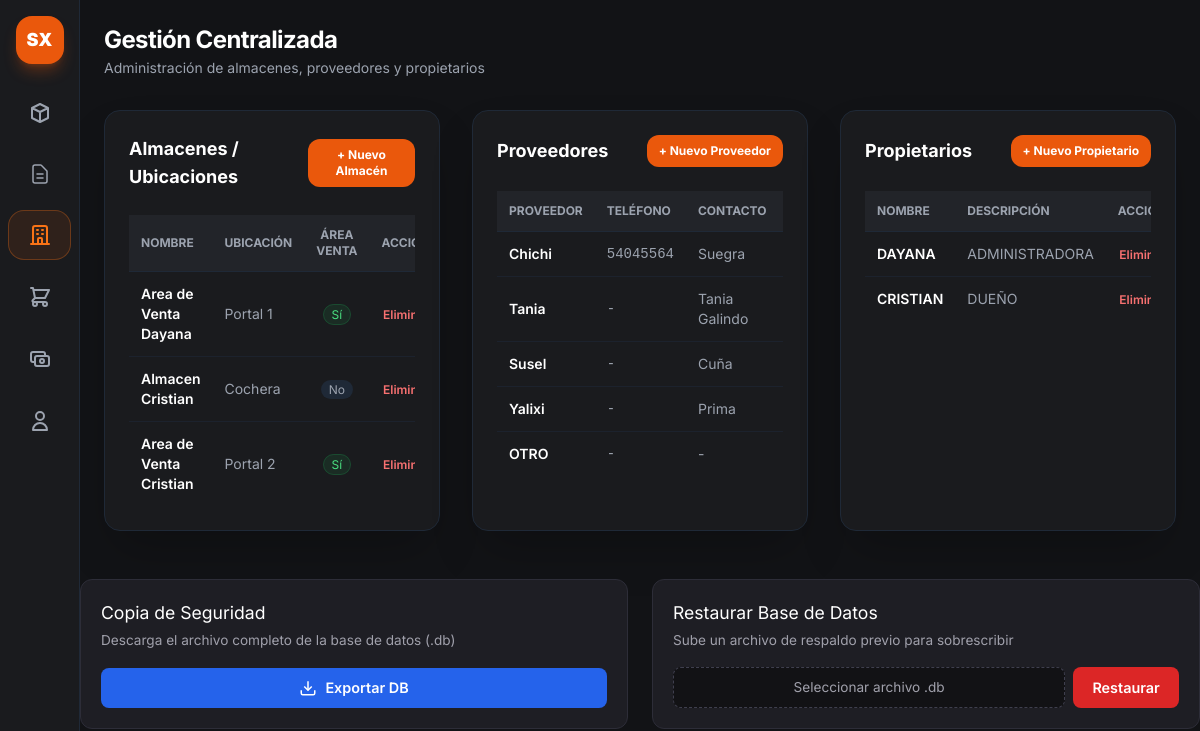
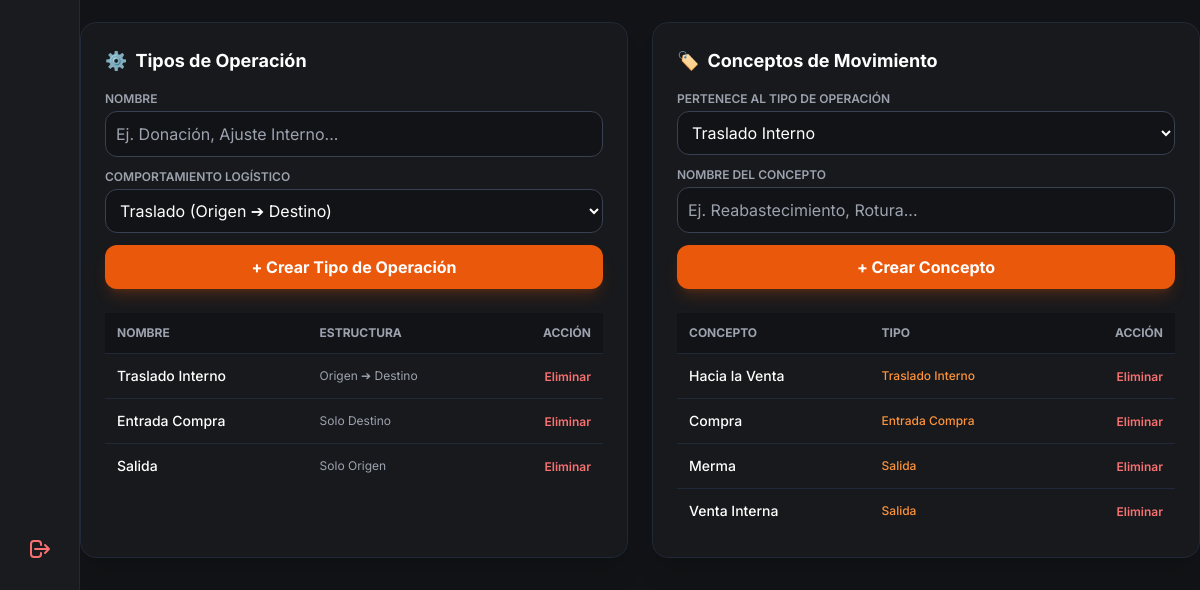
Before: /admin/gestion-entidades (signed in) with the older database file (2 pictures, top to bottom).
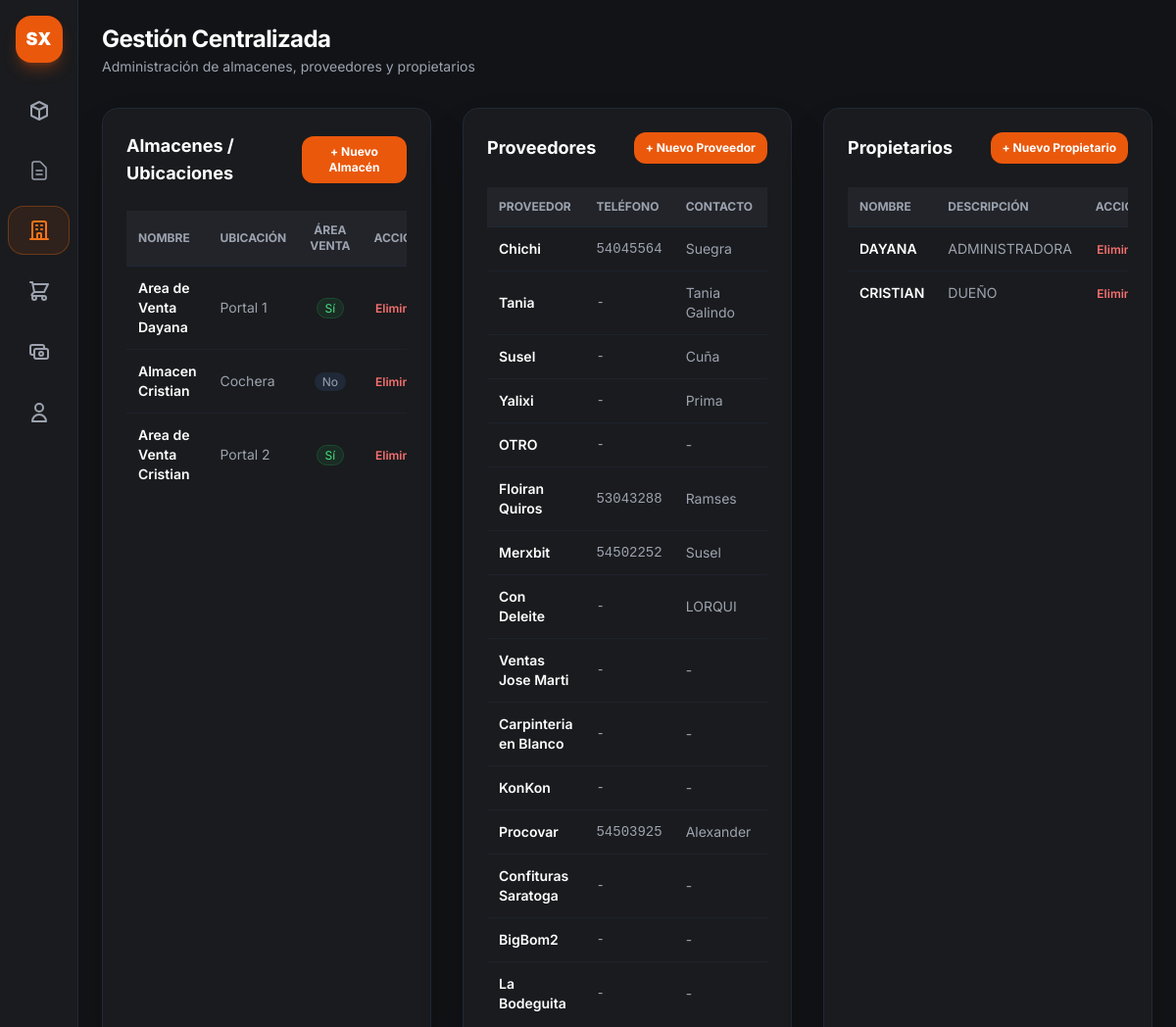
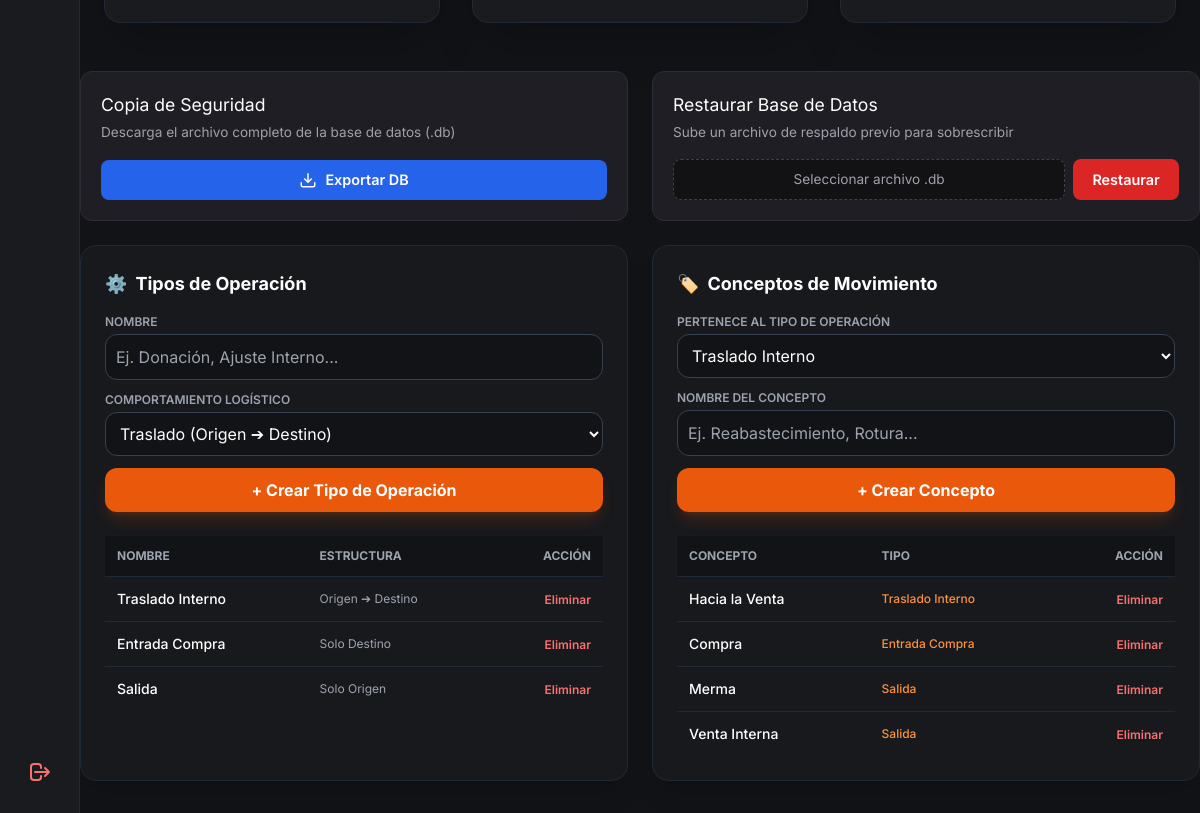
After: the same page with the newer database file (2 pictures, top to bottom).
### app.py (models this page shows)
class Almacen(db.Model):
    __tablename__ = 'almacenes'
    id = db.Column(db.Integer, primary_key=True)
    nombre = db.Column(db.String(100), nullable=False, unique=True)
    ubicacion = db.Column(db.String(150), nullable=True)
    es_area_venta = db.Column(db.Boolean, default=False)
    stocks = db.relationship('StockAlmacen', backref='almacen', cascade="all, delete-orphan", lazy=True)

class Proveedor(db.Model):
    __tablename__ = 'proveedores'
    id = db.Column(db.Integer, primary_key=True)
    nombre = db.Column(db.String(100), nullable=False, unique=True)
    telefono = db.Column(db.String(30), nullable=True)
    contacto = db.Column(db.String(100), nullable=True)

class Propietario(db.Model):
    __tablename__ = 'propietarios'
    id = db.Column(db.Integer, primary_key=True)
    nombre = db.Column(db.String(100), nullable=False, unique=True)
    descripcion = db.Column(db.String(200))
    productos = db.relationship('Producto', backref='propietario', lazy=True)

class TipoOperacion(db.Model):
    __tablename__ = 'tipos_operacion'
    id = db.Column(db.Integer, primary_key=True)
    nombre = db.Column(db.String(50), nullable=False) # Ej: "Traslado Interno", "Entrada de Inventario", "Salida / Ajuste"
    codigo = db.Column(db.String(20), unique=True, nullable=False) # 'traslado', 'entrada', 'salida'
    requiere_origen = db.Column(db.Boolean, default=True)
    requiere_destino = db.Column(db.Boolean, default=True)
    conceptos = db.relationship('ConceptoMovimiento', backref='tipo', cascade='all, delete-orphan', lazy=True)

class ConceptoMovimiento(db.Model):
    __tablename__ = 'conceptos_movimiento'
    id = db.Column(db.Integer, primary_key=True)
    nombre = db.Column(db.String(100), nullable=False)
    tipo_id = db.Column(db.Integer, db.ForeignKey('tipos_operacion.id'), nullable=False)

### app.py (the view)
@app.route('/admin/gestion-entidades', methods=['GET'])
def vista_gestion_entidades():
    if 'user' not in session or session.get('rol') != 'admin':
        return redirect(url_for('login'))
    almacenes = Almacen.query.all()
    proveedores = Proveedor.query.all()
    tipos_operacion = TipoOperacion.query.all()
    conceptos = ConceptoMovimiento.query.all()
    propietarios = Propietario.query.all()
    return render_template(
        'admin_gestion.html',
        almacenes=almacenes,
        proveedores=proveedores,
        tipos_operacion=tipos_operacion,
        conceptos=conceptos,
        propietarios = propietarios
    )

### app.py (called while the page is built)
@app.context_processor
def inject_today():
    return {'hoy': date.today()}

### templates/admin_gestion.html (shortened to what the changed rows need)
{% extends "base.html" %}
{% block content %}
<main class="p-6 space-y-8 flex-1">
    <header class="flex justify-between items-center">
        <div>
            <h1 class="text-2xl font-bold text-white tracking-tight">Gestión Centralizada</h1>
        </div>
    </header>
    <div class="grid grid-cols-1 lg:grid-cols-3 gap-8">
        <section class="bg-[#1a1b1e] border border-gray-800 rounded-2xl p-6 shadow-2xl flex flex-col justify-between">
            <div>
                <div class="flex justify-between items-center mb-6">
                    <h2 class="text-lg font-bold text-white">Almacenes / Ubicaciones</h2>
                </div>
                <div class="overflow-x-auto">
                    <table class="w-full text-left border-collapse text-sm">
                        <thead>
                            <tr
                                class="border-b border-gray-800 text-xs font-semibold text-gray-400 uppercase bg-[#222429]">
                                <th class="p-3">Nombre</th>
                                <th class="p-3">Ubicación</th>
                                <th class="p-3 text-center">Área Venta</th>
                                <th class="p-3 text-right">Acción</th>
                            </tr>
                        </thead>
                        <tbody class="divide-y divide-gray-800/60">
                            {% for a in almacenes %}
                            <tr class="hover:bg-gray-800/30">
                                <td class="p-3 font-semibold text-white">{{ a.nombre }}</td>
                                <td class="p-3 text-gray-400">{{ a.ubicacion if a.ubicacion else '-' }}</td>
                                <td class="p-3 text-center">
                                    {% if a.es_area_venta %}
                                    <span
                                        class="px-2 py-0.5 text-xs bg-green-500/10 text-green-400 border border-green-500/20 rounded-full">Sí</span>
                                    {% else %}
                                    <span class="px-2 py-0.5 text-xs bg-gray-800 text-gray-400 rounded-full">No</span>
                                    {% endif %}
                                </td>
                                <td class="p-3 text-right">
                                    <form action="{{ url_for('eliminar_almacen', id=a.id) }}" method="POST"
                                        onsubmit="return confirm('¿Eliminar almacén?');">
                                        <button type="submit"
                                            class="text-red-400 hover:text-red-300 text-xs font-semibold">Eliminar</button>
                                    </form>
                                </td>
                            </tr>
                            {% else %}
                            <tr>
                                <td colspan="4" class="p-4 text-center text-gray-500">No hay almacenes creados.</td>
                            </tr>
                            {% endfor %}
                        </tbody>
                    </table>
                </div>
            </div>
        </section>
        <section class="bg-[#1a1b1e] border border-gray-800 rounded-2xl p-6 shadow-2xl flex flex-col justify-between">
            <div>
                <div class="flex justify-between items-center mb-6">
                    <h2 class="text-lg font-bold text-white">Proveedores</h2>
                </div>
                <div class="overflow-x-auto">
                    <table class="w-full text-left border-collapse text-sm">
                        <thead>
                            <tr
                                class="border-b border-gray-800 text-xs font-semibold text-gray-400 uppercase bg-[#222429]">
                                <th class="p-3">Proveedor</th>
                                <th class="p-3">Teléfono</th>
                                <th class="p-3">Contacto</th>
                                <th class="p-3 text-right">Acción</th>
                            </tr>
                        </thead>
                        <tbody class="divide-y divide-gray-800/60">
                            {% for p in proveedores %}
                            <tr class="hover:bg-gray-800/30">
                                <td class="p-3 font-semibold text-white">{{ p.nombre }}</td>
                                <td class="p-3 text-gray-400 font-mono">{{ p.telefono if p.telefono else '-' }}</td>
                                <td class="p-3 text-gray-400">{{ p.contacto if p.contacto else '-' }}</td>
                                <td class="p-3 text-right">
                                </td>
                            </tr>
                            {% else %}
                            <tr>
                                <td colspan="4" class="p-4 text-center text-gray-500">No hay proveedores creados.</td>
                            </tr>
                            {% endfor %}
                        </tbody>
                    </table>
                </div>
            </div>
        </section>
        <section class="bg-[#1a1b1e] border border-gray-800 rounded-2xl p-6 shadow-2xl flex flex-col justify-between">
            <div>
                <div class="flex justify-between items-center mb-6">
                    <h2 class="text-lg font-bold text-white">Propietarios</h2>
                </div>
                <div class="overflow-x-auto">
                    <table class="w-full text-left border-collapse text-sm">
                        <thead>
                            <tr
                                class="border-b border-gray-800 text-xs font-semibold text-gray-400 uppercase bg-[#222429]">
                                <th class="p-3">Nombre</th>
                                <th class="p-3">Descripción</th>
                                <th class="p-3 text-right">Acción</th>
                            </tr>
                        </thead>
                        <tbody class="divide-y divide-gray-800/60">
                            {% for prop in propietarios %}
                            <tr class="hover:bg-gray-800/30">
                                <td class="p-3 font-semibold text-white">{{ prop.nombre }}</td>
                                <td class="p-3 text-gray-400">{{ prop.descripcion if prop.descripcion else '-' }}</td>
                                <td class="p-3 text-right">
                                    <form action="{{ url_for('eliminar_propietario', id=prop.id) }}" method="POST"
                                        onsubmit="return confirm('¿Eliminar propietario?');">
                                        <button type="submit"
                                            class="text-red-400 hover:text-red-300 text-xs font-semibold">Eliminar</button>
                                    </form>
                                </td>
                            </tr>
                            {% else %}
                            <tr>
                                <td colspan="3" class="p-4 text-center text-gray-500">No hay propietarios registrados.
                                </td>
                            </tr>
                            {% endfor %}
                        </tbody>
                    </table>
                </div>
            </div>
        </section>
    </div>
</main>
<div class="grid grid-cols-1 lg:grid-cols-2 gap-6 mb-8">
    <div class="bg-[#18191c] border border-gray-800 rounded-2xl p-6 shadow-xl">
        <h2 class="text-lg font-bold text-white mb-4 flex items-center gap-2">
            <span>⚙️</span> Tipos de Operación
        </h2>
        <div class="overflow-x-auto">
            <table class="w-full text-left text-sm text-gray-300">
                <thead class="text-xs uppercase bg-[#121316] text-gray-400 border-b border-gray-800">
                    <tr>
                        <th class="p-3">Nombre</th>
                        <th class="p-3">Estructura</th>
                        <th class="p-3 text-right">Acción</th>
                    </tr>
                </thead>
                <tbody class="divide-y divide-gray-800">
                    {% for t in tipos_operacion %}
                    <tr class="hover:bg-gray-800/40">
                        <td class="p-3 font-medium text-white">{{ t.nombre }}</td>
                        <td class="p-3 text-xs text-gray-400">
                            {% if t.requiere_origen and t.requiere_destino %} Origen ➔ Destino
                            {% elif t.requiere_destino %} Solo Destino
                            {% else %} Solo Origen {% endif %}
                        </td>
                        <td class="p-3 text-right">
                            <form action="/admin/tipo-operacion/eliminar/{{ t.id }}" method="POST" class="inline"
                                onsubmit="return confirm('¿Eliminar tipo de operación?');">
                                <button type="submit"
                                    class="text-red-400 hover:text-red-300 font-semibold text-xs">Eliminar</button>
                            </form>
                        </td>
                    </tr>
                    {% endfor %}
                </tbody>
            </table>
        </div>
    </div>
    <div class="bg-[#18191c] border border-gray-800 rounded-2xl p-6 shadow-xl">
        <h2 class="text-lg font-bold text-white mb-4 flex items-center gap-2">
            <span>🏷️</span> Conceptos de Movimiento
        </h2>
        <div class="overflow-x-auto">
            <table class="w-full text-left text-sm text-gray-300">
                <thead class="text-xs uppercase bg-[#121316] text-gray-400 border-b border-gray-800">
                    <tr>
                        <th class="p-3">Concepto</th>
                        <th class="p-3">Tipo</th>
                        <th class="p-3 text-right">Acción</th>
                    </tr>
                </thead>
                <tbody class="divide-y divide-gray-800">
                    {% for c in conceptos %}
                    <tr class="hover:bg-gray-800/40">
                        <td class="p-3 font-medium text-white">{{ c.nombre }}</td>
                        <td class="p-3 text-xs text-orange-400 font-medium">{{ c.tipo.nombre }}</td>
                        <td class="p-3 text-right">
                            <form action="/admin/concepto/eliminar/{{ c.id }}" method="POST" class="inline"
                                onsubmit="return confirm('¿Eliminar concepto?');">
                                <button type="submit"
                                    class="text-red-400 hover:text-red-300 font-semibold text-xs">Eliminar</button>
                            </form>
                        </td>
                    </tr>
                    {% endfor %}
                </tbody>
            </table>
        </div>
    </div>
</div>
{% endblock %}

Changed rows visible on the page:
added Proveedor: nombre "Floiran Quiros", telefono "53043288", contacto "Ramses"
added Proveedor: nombre "Merxbit", telefono "54502252", contacto "Susel"
added Proveedor: nombre "Con Deleite", telefono "-", contacto "LORQUI"
added Proveedor: nombre "Ventas Jose Marti", telefono "-", contacto "-"
added Proveedor: nombre "Carpinteria en Blanco", telefono "-", contacto "-"
added Proveedor: nombre "KonKon", telefono "-", contacto "-"
added Proveedor: nombre "Procovar", telefono "54503925", contacto "Alexander"
added Proveedor: nombre "Confituras Saratoga", telefono "-", contacto "-"
added Proveedor: nombre "BigBom2", telefono "-", contacto "-"
added Proveedor: nombre "La Bodeguita", telefono "-", contacto "-"
